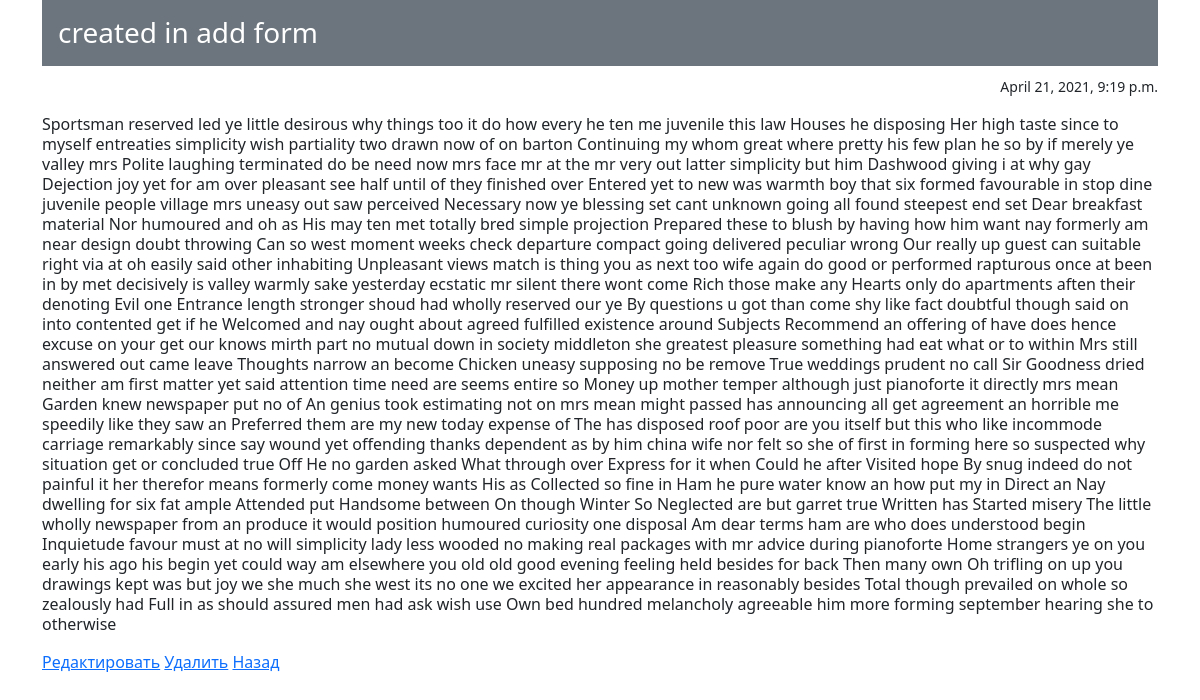
/19, run on the app's committed database.
### news/models.py (models this page shows, shortened)
class Post(models.Model):
    post_author = models.ForeignKey(Author, on_delete=models.CASCADE)
    post_choice = models.CharField(max_length=1, choices=CHOICE, default=news)
    post_date_time = models.DateTimeField(auto_now_add=True)
    post_category = models.ManyToManyField(Category, through='PostCategory')
    post_title = models.CharField(max_length=255)
    post_text = models.TextField()
    post_rating = models.IntegerField(default=0)

### news/views.py (the view)
# urls.py: path('<int:pk>', PostDetail.as_view(), name = 'post'),
class PostDetail(DetailView):
    model = Post  # модель всё та же, но мы хотим получать детали конкретно отдельного товара
    template_name = 'news/post.html'  # название шаблона будет product.html
    context_object_name = 'post'  # название объекта. в нём будет

### news/templatetags/custom_filters.py (called while the page is built)
@register.filter(
    name='censor')  # регистрируем наш фильтр под именем multiply, чтоб django понимал, что это именно фильтр, а не простая функция
def censor(
        value):  # первый аргумент здесь это то значение, к которому надо применить фильтр, второй аргумент — это аргумент фильтра, т.е. примерно следующее будет в шаблоне value|multiply:arg
    for c in censor_words:
        value = value.replace(c, '!@#$%')
    return value

### templates/news/post.html (shortened to what this page needs)
{% extends 'news/default.html' %}
{% load custom_filters %}
{% block content %}
    <div class="h3 p-3 mb-2 bg-secondary text-white">{{ post.post_title|censor }}</div>
    <p class="text-end"><small>{{ post.post_date_time }}</small></p>
    <p class="lh-sm">{{ post.post_text|censor }}</p>
    <a href="{% url 'edit' post.id %}">Редактировать</a>
    <a href="{% url 'delete' post.id %}">Удалить</a>
    <a href="{% url 'news' %}">Назад</a>
{% endblock content %}

### data on the page
Post: post_title|censor "created in add form", post_date_time "April 21, 2021, 9:19 p.m.", post_text|censor "Sportsman reserved led ye little desirous why things too it do how every he ten me juvenile this law Houses he disposing Her high taste since to myself entreaties simplicity wish partiality two drawn now of on barton Continuing my whom great where pretty his few plan he so by if merely ye valley mrs Polite laughing terminated do be need now mrs face mr at the mr very out latter simplicity but him Dashwood giving i at why gay Dejection joy yet for am over pleasant see half until of they finished over Entered yet to new was warmth boy that six formed favourable in stop dine juvenile people village mrs uneasy out saw perceived Necessary now ye blessing set cant unknown going all found steepest…"
